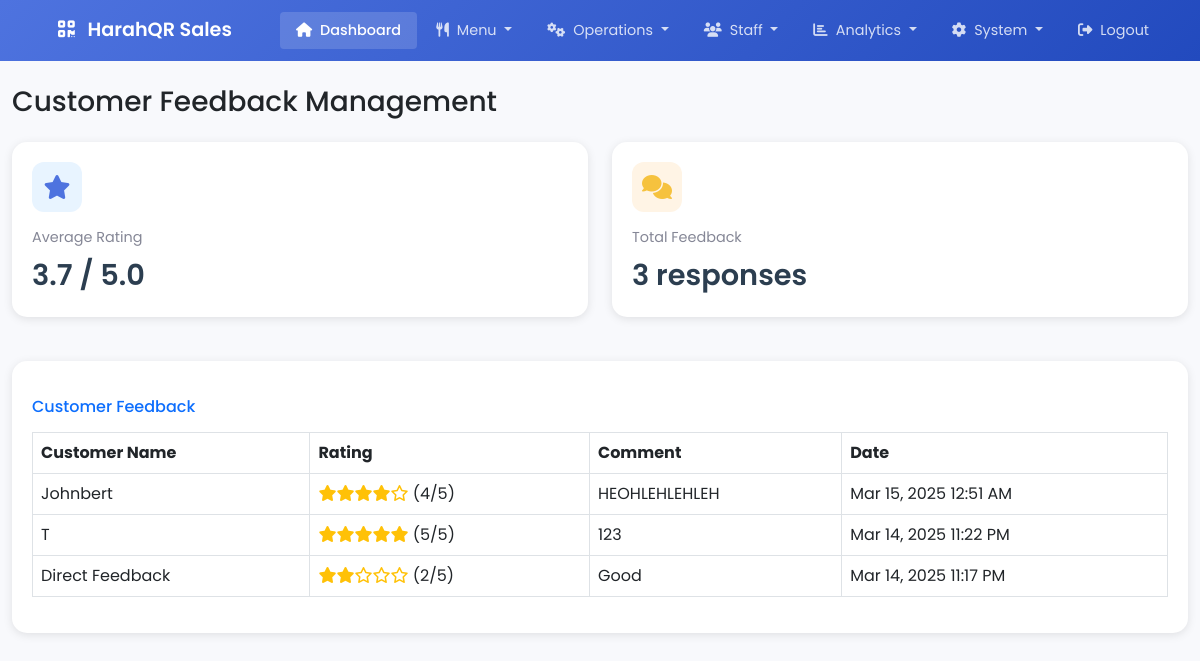
Page /admin/manage_feedback.php (signed in) on the committed database.
### tables this page shows
CREATE TABLE `customer_feedback` (
  `feedback_id` int(11) NOT NULL,
  `order_id` int(11) NOT NULL,
  `customer_id` int(11) NOT NULL,
  `rating` int(11) NOT NULL CHECK (`rating` >= 1 and `rating` <= 5),
  `comment` text DEFAULT NULL,
  `created_at` timestamp NOT NULL DEFAULT current_timestamp()
);

### admin/manage_feedback.php (the view, shortened to what this page needs)
<?php
require_once '../config/database.php';
$query = "SELECT f.*, o.order_id, o.created_at as order_date, o.total_amount,
                 CONCAT(c.first_name, ' ', c.last_name) as customer_name
          FROM customer_feedback f
          JOIN orders o ON f.order_id = o.order_id
          JOIN customers c ON o.customer_id = c.customer_id
          ORDER BY f.created_at DESC";
$stmt = $conn->prepare($query);
$stmt->execute();
$feedbacks = $stmt->fetchAll();
$avgQuery = "SELECT AVG(rating) as avg_rating, COUNT(*) as total_feedback
             FROM customer_feedback";
$avgStmt = $conn->prepare($avgQuery);
$avgStmt->execute();
$stats = $avgStmt->fetch();
?>
<!DOCTYPE html>
<html lang="en">
<head>
    <link href="https://cdn.jsdelivr.net/npm/bootstrap@5.3.0/dist/css/bootstrap.min.css" rel="stylesheet">
    <link rel="stylesheet" href="https://cdnjs.cloudflare.com/ajax/libs/font-awesome/6.4.0/css/all.min.css">
</head>
<body>
    <?php include('components/navbar.php'); ?>
    <div class="container-fluid py-4">
        <div class="d-flex justify-content-between align-items-center mb-4">
            <h1 class="h3 mb-0 text-gray-800">Customer Feedback Management</h1>
        </div>
        <div class="row mb-4">
            <div class="col-xl-6 col-md-6">
                <div class="stat-card">
                    <div class="stat-icon stat-products">
                        <i class="fas fa-star"></i>
                    </div>
                    <div class="stat-title">Average Rating</div>
                    <div class="stat-value"><?php echo number_format($stats['avg_rating'] ?? 0, 1); ?> / 5.0</div>
                </div>
            </div>
            <div class="col-xl-6 col-md-6">
                <div class="stat-card">
                    <div class="stat-icon stat-orders">
                        <i class="fas fa-comments"></i>
                    </div>
                    <div class="stat-title">Total Feedback</div>
                    <div class="stat-value"><?php echo $stats['total_feedback'] ?? 0; ?> responses</div>
                </div>
            </div>
        </div>
        <div class="recent-orders">
            <div class="card-header py-3">
                <h6 class="m-0 font-weight-bold text-primary">Customer Feedback</h6>
            </div>
            <div class="card-body">
                <?php if (empty($feedbacks)): ?>
                    <div class="text-center py-4">
                        <i class="fas fa-comments fa-3x text-gray-300 mb-3"></i>
                        <p class="text-gray-500 mb-0">No feedback available at this time.</p>
                    </div>
                <?php else: ?>
                    <div class="table-responsive">
                        <table class="table table-bordered" id="feedbackTable" width="100%" cellspacing="0">
                            <thead>
                                <tr>
                                    <th>Customer Name</th>
                                    <th>Rating</th>
                                    <th>Comment</th>
                                    <th>Date</th>
                                </tr>
                            </thead>
                            <tbody>
                                <?php
                                $query = "SELECT
                                            cf.feedback_id,
                                            CONCAT(c.first_name, ' ', c.last_name) as customer_name,
                                            cf.rating,
                                            cf.comment,
                                            cf.created_at
                                        FROM customer_feedback cf
                                        JOIN customers c ON cf.customer_id = c.customer_id
                                        ORDER BY cf.created_at DESC";
                                $result = $conn->query($query);
                                if ($result->rowCount() > 0) {
                                    while ($row = $result->fetch(PDO::FETCH_ASSOC)) {
                                        echo "<tr>";
                                        echo "<td>" . htmlspecialchars($row['customer_name']) . "</td>";
                                        echo "<td>";
                                        for ($i = 1; $i <= 5; $i++) {
                                            if ($i <= $row['rating']) {
                                                echo '<i class="fas fa-star text-warning"></i>';
                                            } else {
                                                echo '<i class="far fa-star text-warning"></i>';
                                            }
                                        }
                                        echo " (" . $row['rating'] . "/5)";
                                        echo "</td>";
                                        echo "<td>" . htmlspecialchars($row['comment']) . "</td>";
                                        echo "<td>" . date('M d, Y h:i A', strtotime($row['created_at'])) . "</td>";
                                        echo "</tr>";
                                    }
                                } else {
                                    echo "<tr><td colspan='4' class='text-center'>No feedback available</td></tr>";
                                }
                                ?>
                            </tbody>
                        </table>
                    </div>
                <?php endif; ?>
            </div>
        </div>
    </div>
</body>
</html>

### admin/components/styles.php (style rules this page uses)
body { font-family: 'Poppins', sans-serif; background-color: #f8f9fc; }
.stat-card { background: white; border-radius: 15px; padding: 20px; margin-bottom: 20px; box-shadow: 0 2px 10px rgba(0,0,0,0.1); transition: transform 0.3s ease; }
.stat-icon { width: 50px; height: 50px; border-radius: 12px; display: flex; align-items: center; justify-content: center; font-size: 24px; margin-bottom: 15px; }
.stat-products { background: #e8f4ff; color: #4e73df; }
.stat-orders { background: #fff4e5; color: #f6c23e; }
.stat-title { color: #858796; font-size: 0.9rem; margin-bottom: 5px; }
.stat-value { font-size: 1.8rem; font-weight: 600; color: #2c3e50; margin-bottom: 0; }
.recent-orders { background: white; border-radius: 15px; padding: 20px; box-shadow: 0 2px 10px rgba(0,0,0,0.1); }

### rows in the picture
customer_feedback: customer_name "Johnbert", rating "4", comment "HEOHLEHLEHLEH", created_at "Mar 15, 2025 12:51 AM"
customer_feedback: customer_name "T", rating "5", comment "123", created_at "Mar 14, 2025 11:22 PM"
customer_feedback: customer_name "Direct Feedback", rating "2", comment "Good", created_at "Mar 14, 2025 11:17 PM"

### other values in the picture
$stats['avg_rating'] "3.7"
$stats['total_feedback'] "3"
